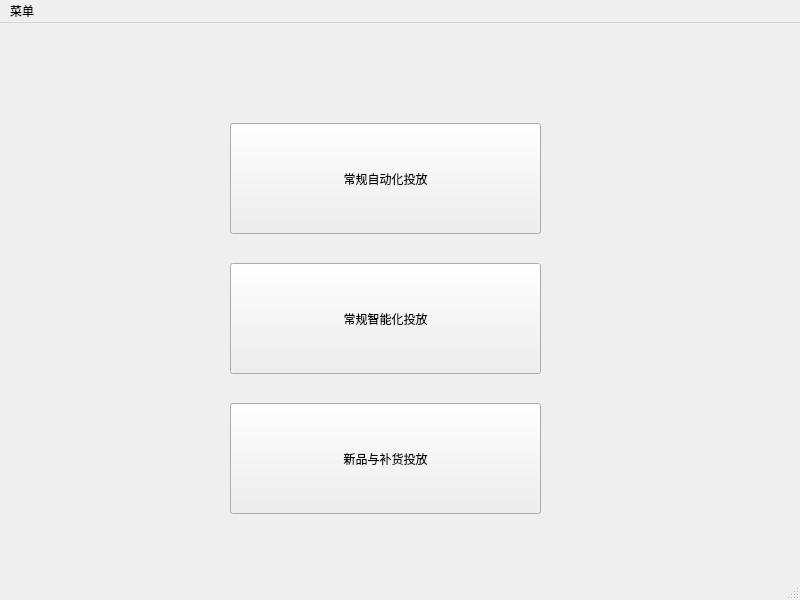
<?xml version="1.0" encoding="UTF-8"?>
<ui version="4.0">
 <class>MainWindow</class>
 <widget class="QMainWindow" name="MainWindow">
  <property name="geometry">
   <rect>
    <x>0</x>
    <y>0</y>
    <width>800</width>
    <height>600</height>
   </rect>
  </property>
  <property name="windowTitle">
   <string> 智投放V1.0</string>
  </property>
  <widget class="QWidget" name="centralwidget">
   <widget class="QPushButton" name="fun1">
    <property name="geometry">
     <rect>
      <x>230</x>
      <y>100</y>
      <width>311</width>
      <height>111</height>
     </rect>
    </property>
    <property name="cursor">
     <cursorShape>PointingHandCursor</cursorShape>
    </property>
    <property name="text">
     <string>常规自动化投放</string>
    </property>
   </widget>
   <widget class="QPushButton" name="fun2">
    <property name="geometry">
     <rect>
      <x>230</x>
      <y>240</y>
      <width>311</width>
      <height>111</height>
     </rect>
    </property>
    <property name="cursor">
     <cursorShape>PointingHandCursor</cursorShape>
    </property>
    <property name="text">
     <string>常规智能化投放</string>
    </property>
   </widget>
   <widget class="QPushButton" name="fun3">
    <property name="geometry">
     <rect>
      <x>230</x>
      <y>380</y>
      <width>311</width>
      <height>111</height>
     </rect>
    </property>
    <property name="cursor">
     <cursorShape>PointingHandCursor</cursorShape>
    </property>
    <property name="text">
     <string>新品与补货投放</string>
    </property>
   </widget>
  </widget>
  <widget class="QMenuBar" name="menubar">
   <property name="geometry">
    <rect>
     <x>0</x>
     <y>0</y>
     <width>800</width>
     <height>18</height>
    </rect>
   </property>
   <widget class="QMenu" name="menu">
    <property name="title">
     <string>菜单</string>
    </property>
   </widget>
   <addaction name="menu"/>
  </widget>
  <widget class="QStatusBar" name="statusbar"/>
 </widget>
 <resources/>
 <connections/>
</ui>
